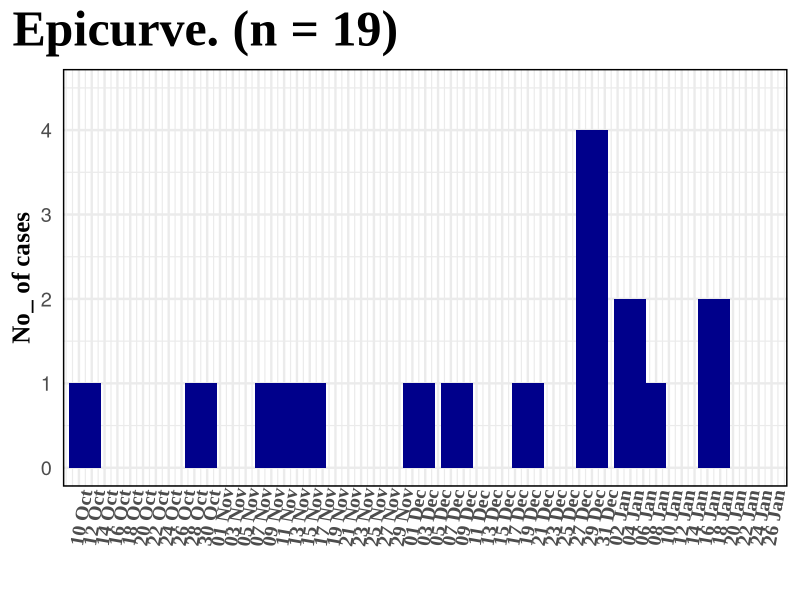
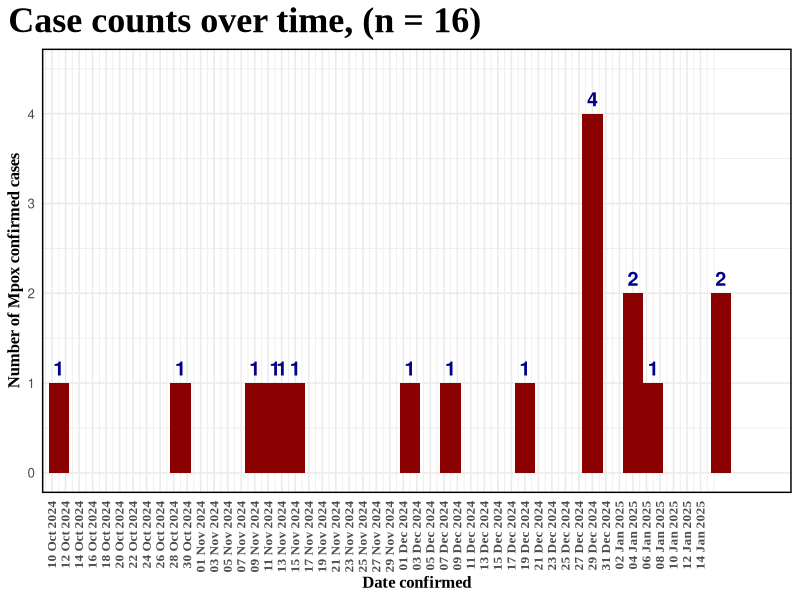
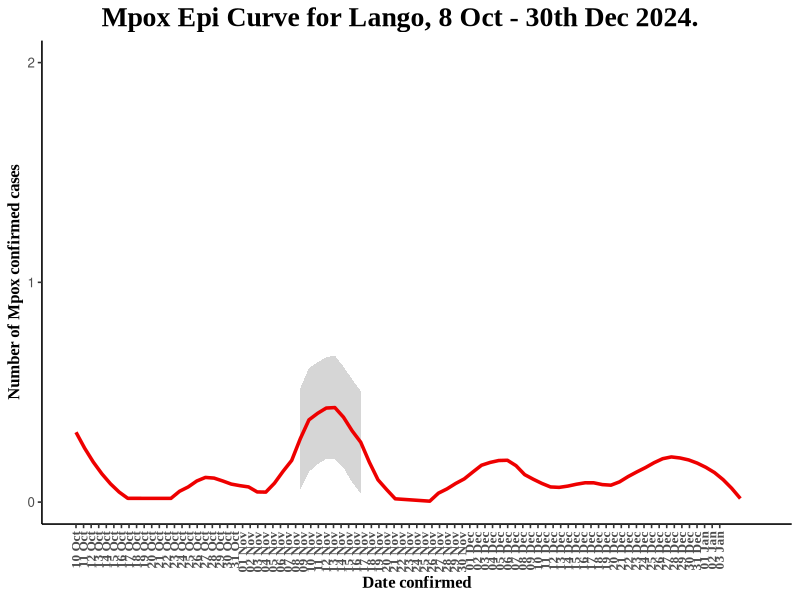
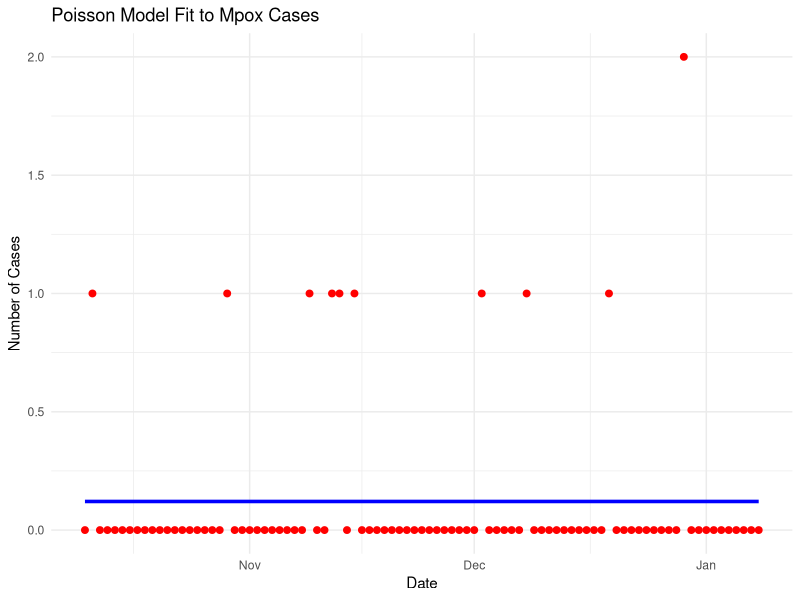

The R source for these figures, in order:

rm(list = ls())

library(ggplot2)
library(dplyr)

# Define the exact date range with specified cases
cases <- data.frame(
  Date = seq(as.Date("2024-10-10"), as.Date("2025-01-26"), by = "day"),
  Cases = 0
)

# Mark specific dates with cases
cases$Cases[cases$Date == as.Date("2024-10-11")] <- 1
cases$Cases[cases$Date == as.Date("2024-10-29")] <- 1
cases$Cases[cases$Date == as.Date("2024-11-09")] <- 1
cases$Cases[cases$Date == as.Date("2024-11-12")] <- 1
cases$Cases[cases$Date == as.Date("2024-11-13")] <- 1
cases$Cases[cases$Date == as.Date("2024-11-15")] <- 1
cases$Cases[cases$Date == as.Date("2024-12-02")] <- 1
cases$Cases[cases$Date == as.Date("2024-12-08")] <- 1
cases$Cases[cases$Date == as.Date("2024-12-19")] <- 1
cases$Cases[cases$Date == as.Date("2024-12-29")] <- 4
cases$Cases[cases$Date == as.Date("2025-01-04")] <- 2
cases$Cases[cases$Date == as.Date("2025-01-07")] <- 1
cases$Cases[cases$Date == as.Date("2025-01-17")] <- 2


# Plot the Epi Curve with annotations
ggplot(cases, aes(x = Date, y = Cases)) +
  geom_bar(stat = "identity", fill = "blue4", width = 5) +  # Set width to make bars thicker
  
  # Set x-axis date breaks and labels, adjusting for exact range of data
  scale_x_date(
    breaks = seq(as.Date("2024-10-10"), as.Date("2025-01-26"), by = "2 day"),  # Show all dates
    date_labels = "%d %b",
    expand = c(0, 0)  # Remove extra padding on both sides
  ) +
  
  # Set y-axis limits and breaks
  scale_y_continuous(breaks = seq(0, 4, by = 1), limits = c(0, 4.5)) +  # Set y-axis breaks
  
  # Add titles and labels
  labs(
    title = "Epicurve. (n = 19)",
    x = "",
    y = "No_ of cases"
  ) +
  
  # Apply minimal theme and adjust font styles
  theme_minimal(base_size = 18) +
  theme(
    axis.text.x = element_text(angle = 80, vjust = 0.5, hjust = 0.3, face = "bold", family = "Times New Roman"),
    axis.title.x = element_text(face = "bold", family = "Times New Roman"),
    axis.title.y = element_text(face = "bold", family = "Times New Roman"),
    
    # Title positioning and alignment
    plot.title = element_text(hjust = 0, size = 36, face = "bold", family = "Times New Roman"),
    
    # Position the title outside plot area
    plot.title.position = "plot", 
    
    # Add a boundary around the plot
    panel.border = element_rect(color = "black", fill = NA, size = 1)
  )



colors()


#################
###############adding data labels
# Plot the Epi Curve with annotations
ggplot(cases, aes(x = Date, y = Cases)) +
  geom_bar(stat = "identity", fill = "red4", width = 3) +  # Set width to make bars thicker
  
  # Add data labels for dates with cases greater than zero
  geom_text(data = cases %>% filter(Cases > 0),
            aes(label = Cases),
            vjust = -0.5, color = "blue4", size = 5, fontface = "bold") +
  
  # Set x-axis date breaks and labels, adjusting for exact range of data
  scale_x_date(
    breaks = seq(as.Date("2024-10-10"), as.Date("2025-01-14"), by = "2 day"),  # Show all dates
    date_labels = "%d %b %Y",
    expand = c(0, 0)  # Remove extra padding on both sides
  ) +
  
  # Set y-axis limits and breaks
  scale_y_continuous(breaks = seq(0, 4, by = 1), limits = c(0, 4.5)) +  # Set y-axis breaks
  
  # Add titles and labels
  labs(
    title = "Case counts over time, (n = 16)",
    x = "Date confirmed",
    y = "Number of Mpox confirmed cases"
  ) +
  
  # Apply minimal theme and adjust font styles
  theme_minimal(base_size = 12) +
  theme(
    axis.text.x = element_text(angle = 90, vjust = 0.5, hjust = 1, face = "bold", family = "Times New Roman"),
    axis.title.x = element_text(face = "bold", family = "Times New Roman"),
    axis.title.y = element_text(face = "bold", family = "Times New Roman"),
    
    # Title positioning and alignment
    plot.title = element_text(hjust = 0, size = 26, face = "bold", family = "Times New Roman"),  # Increased title font size
    
    # Position the title outside plot area
    plot.title.position = "plot", 
    
    # Add a boundary around the plot
    panel.border = element_rect(color = "black", fill = NA, size = 1)
  )



















































################# prediction model below

















































































































##########
rm(list = ls())
library(ggplot2)
library(dplyr)

# Define the exact date range with specified cases
cases <- data.frame(
  Date = seq(as.Date("2024-10-10"), as.Date("2025-01-08"), by = "day"),
  Cases = 0
)

# Mark specific dates with cases
cases$Cases[cases$Date == as.Date("2024-10-11")] <- 1
cases$Cases[cases$Date == as.Date("2024-10-29")] <- 1
cases$Cases[cases$Date == as.Date("2024-11-09")] <- 1
cases$Cases[cases$Date == as.Date("2024-11-12")] <- 1
cases$Cases[cases$Date == as.Date("2024-11-13")] <- 1
cases$Cases[cases$Date == as.Date("2024-11-15")] <- 1
cases$Cases[cases$Date == as.Date("2024-12-02")] <- 1
cases$Cases[cases$Date == as.Date("2024-12-08")] <- 1
cases$Cases[cases$Date == as.Date("2024-12-19")] <- 1
cases$Cases[cases$Date == as.Date("2024-12-29")] <- 2

# Plot the Epi Curve with a smooth line and annotations
ggplot(cases, aes(x = Date, y = Cases)) +
  geom_smooth(method = "loess", span = 0.3, color = "red2", size = 1.2) +  # Smooth curve using loess method
  
  # Add annotations for each case date
  annotate("text", x = as.Date("2024-10-11"), y = 1, label = "", size = 4, color = "blue4", angle = 75, hjust = 0) +
  annotate("text", x = as.Date("2024-10-29"), y = 1, label = "", size = 4, color = "blue4", angle = 75, hjust = 0) +
  annotate("text", x = as.Date("2024-11-09"), y = 1, label = "", size = 4, color = "blue4", angle = 75, hjust = 0) +
  annotate("text", x = as.Date("2024-11-12"), y = 1, label = "", size = 4, color = "blue4", angle = 75, hjust = 0) +
  annotate("text", x = as.Date("2024-11-13"), y = 1, label = "", size = 4, color = "blue4", angle = 75, hjust = 0) +
  annotate("text", x = as.Date("2024-11-15"), y = 1, label = "", size = 4, color = "blue4", angle = 75, hjust = 0) +
  annotate("text", x = as.Date("2024-12-02"), y = 1, label = "", size = 4, color = "blue4", angle = 75, hjust = 0) +
  annotate("text", x = as.Date("2024-12-08"), y = 1, label = "", size = 4, color = "blue4", angle = 75, hjust = 0) +
  annotate("text", x = as.Date("2024-12-19"), y = 1, label = "", size = 4, color = "blue4", angle = 75, hjust = 0) +
  annotate("text", x = as.Date("2024-12-29"), y = 1, label = "", size = 4, color = "blue4", angle = 75, hjust = 0) +
  
  # Set x-axis date breaks and labels
  scale_x_date(
    breaks = seq(as.Date("2024-10-10"), as.Date("2025-01-03"), by = "1 day"),  # Show every 5 days
    date_labels = "%d %b"
  ) +
  
  # Set y-axis limits and breaks
  scale_y_continuous(breaks = seq(0, 2, by = 1), limits = c(0, 2)) +  # Adjust y-axis breaks
  
  # Add titles and labels
  labs(
    title = "Mpox Epi Curve for Lango, 8 Oct - 30th Dec 2024.",
    x = "Date confirmed",
    y = "Number of Mpox confirmed cases"
  ) +
  
  # Apply classic theme and adjust font styles
  theme_classic(base_size = 12) +
  theme(
    axis.text.x = element_text(angle = 90, vjust = 0.5, hjust = 1, face = "bold", family = "Times New Roman"),
    axis.title.x = element_text(face = "bold", family = "Times New Roman"),
    axis.title.y = element_text(face = "bold", family = "Times New Roman"),
    plot.title = element_text(hjust = 0.5, size = 20, face = "bold", family = "Times New Roman"),
    plot.title.position = "plot"  # Position title outside plot area
  )


#####non linear growth model
rm(list = ls())
# Load necessary libraries
library(ggplot2)
library(dplyr)

# Define the exact date range with specified cases
cases <- data.frame(
  Date = seq(as.Date("2024-10-10"), as.Date("2025-01-08"), by = "day"),
  Cases = 0
)

# Mark specific dates with cases
cases$Cases[cases$Date == as.Date("2024-10-11")] <- 1
cases$Cases[cases$Date == as.Date("2024-10-29")] <- 1
cases$Cases[cases$Date == as.Date("2024-11-09")] <- 1
cases$Cases[cases$Date == as.Date("2024-11-12")] <- 1
cases$Cases[cases$Date == as.Date("2024-11-13")] <- 1
cases$Cases[cases$Date == as.Date("2024-11-15")] <- 1
cases$Cases[cases$Date == as.Date("2024-12-02")] <- 1
cases$Cases[cases$Date == as.Date("2024-12-08")] <- 1
cases$Cases[cases$Date == as.Date("2024-12-19")] <- 1
cases$Cases[cases$Date == as.Date("2024-12-29")] <- 2

# Convert Date to numeric (number of days since the first date)
cases$Days <- as.numeric(cases$Date - min(cases$Date))

# Check for any NA values
if (any(is.na(cases$Days)) | any(is.na(cases$Cases))) {
  stop("There are missing values in your data.")
}

# Fit Poisson regression model
poisson_model <- glm(Cases ~ Days, data = cases, family = poisson())

# Check model summary
summary(poisson_model)


# Make predictions (on the log scale)
cases$Poisson_Predicted <- predict(poisson_model, newdata = cases, type = "response")

# Plot the observed vs. predicted cases
ggplot(cases, aes(x = Date, y = Cases)) +
  geom_point(color = "red", size = 2) +
  geom_line(aes(y = Poisson_Predicted), color = "blue", size = 1.2) +
  labs(title = "Poisson Model Fit to Mpox Cases",
       x = "Date", y = "Number of Cases") +
  theme_minimal()

# Check for overdispersion
dispersion <- sum(residuals(poisson_model, type = "pearson")^2) / poisson_model$df.residual
dispersion  # Should be close to 1


library(MASS)
neg_binom_model <- glm.nb(Cases ~ Days, data = cases)

# Summary of the negative binomial model
summary(neg_binom_model)
